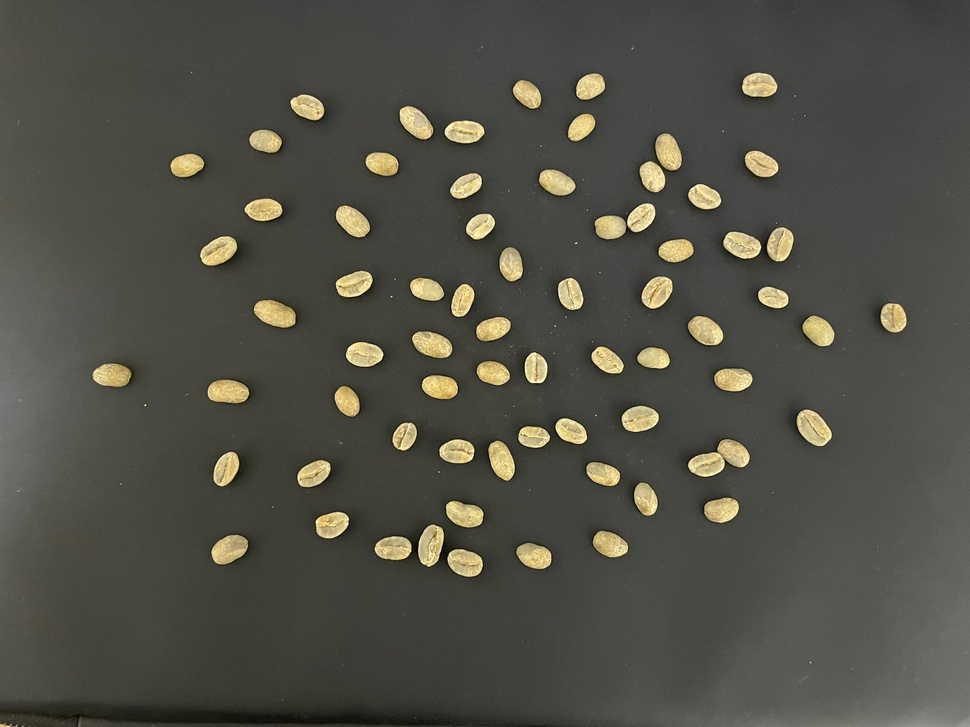
#> input picture photo/cfe07.jpg, 970 x 727 px, shrunk from 3264 x 2448 before the run
$ python trimtest.py
#> lines starting #> are read from the running program, lines starting #| are printed output that depends on the picture; after the words box and inside, x2 and y2 are one past the last pixel; in counts of white or black regions, pixels touching at a corner belong together
import cv2
import numpy as np
from PIL import Image
import os
import shutil
import tkinter, tkinter.filedialog, tkinter.messagebox


codebook = np.load('bean_traning.npy')
#> (reads bean_traning.npy from the repository)
matcher = cv2.BFMatcher()
detector = cv2.KAZE_create()
# 定数定義
GRAYSCALE = 0

# Bag Of Visual Words抽出器
bowExtractor = cv2.BOWImgDescriptorExtractor(detector, matcher)
# トレーニング結果をセット
bowExtractor.setVocabulary(codebook)

# 画像を読込
src = cv2.imread('photo/cfe07.jpg', cv2.IMREAD_COLOR)
#> src is the input picture: shape (727, 970, 3); mean B, G, R 70.2, 79.5, 80.6

# グレースケール画像へ変換
gray = cv2.cvtColor(src, cv2.COLOR_BGR2GRAY)
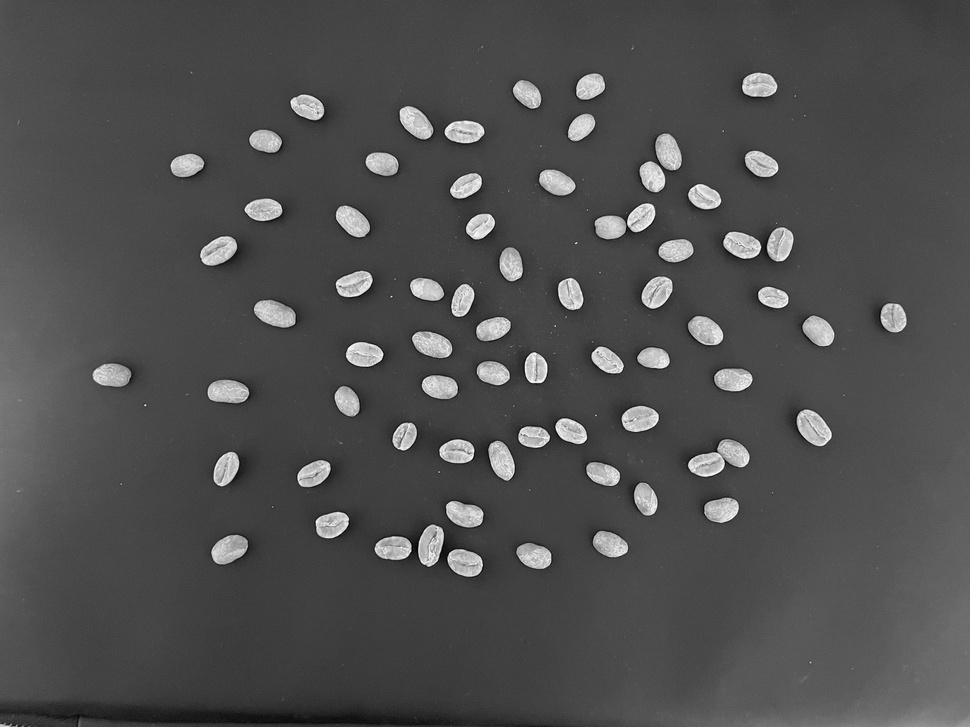
#> gray: shape (727, 970); min 1, max 251, mean 78.8

# 2値化
retval, bw = cv2.threshold(gray, 20, 255, cv2.THRESH_BINARY | cv2.THRESH_OTSU)
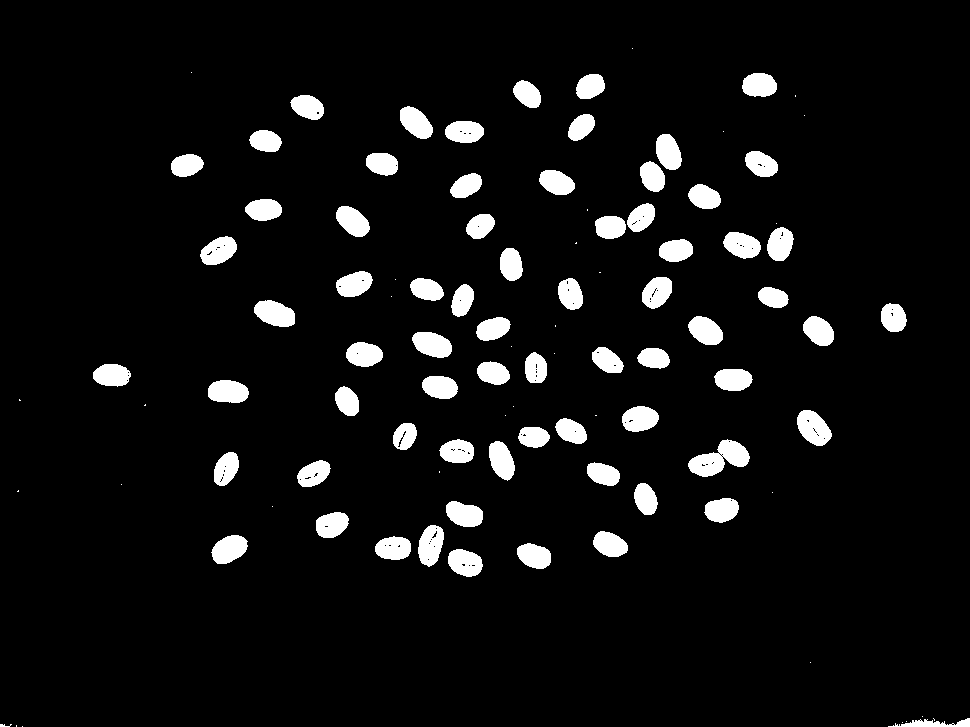
#> bw: shape (727, 970); 6.4% white; 102 white regions (31 under 20 px)
#> retval = 132

# 輪郭を抽出
#   contours : [領域][Point No][0][x=0, y=1]
#   cv2.CHAIN_APPROX_NONE: 中間点も保持する
#   cv2.CHAIN_APPROX_SIMPLE: 中間点は保持しない
contours, hierarchy = cv2.findContours(bw, cv2.RETR_LIST, cv2.CHAIN_APPROX_NONE)
#> contours = 211 contours, 139 with area under 20; largest, box (x1, y1, x2, y2) and area: (688, 439, 750, 477) 1203, (797, 410, 832, 446) 820, (254, 300, 295, 327) 763, (418, 525, 444, 567) 754, (412, 332, 452, 358) 728

# 各輪郭に対する処

# 外接矩形
rect = contours[10]
#> rect = [[810, 662]]
x, y, w, h = cv2.boundingRect(rect)
#> x = 810; y = 662; w = 1; h = 1
print(x)
#| 810
print(y+h)
#| 663
print(w)
#| 1
print(h)
#| 1

# 背景差分する範囲を指定
a = src[y:y + h, x:x + w]
#> a = [[203, 209, 208]]
# グレースケールで読み込み
cv2.imshow('gray',a)
cv2.waitKey(0) #ここで初めてウィンドウが表示される
